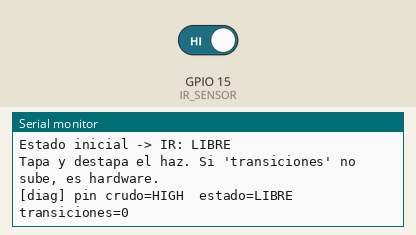
Bench run of a program on a simulated ESP32. Shown: the last lines printed to the serial monitor. Inputs (shaded band) come from the test bench; at power-on: GPIO 15 (IR_SENSOR) HIGH.

Above: at 1.5 s.
1.6 s: GPIO 15 (IR_SENSOR) driven LOW
At 3.1 s:
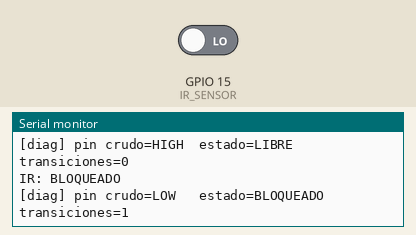
3.8 s: GPIO 15 (IR_SENSOR) driven HIGH
At 4.13 s:
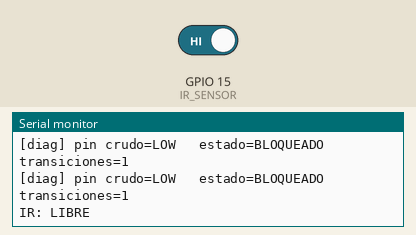
5.3 s: GPIO 15 (IR_SENSOR) driven LOW
At 6.1 s:
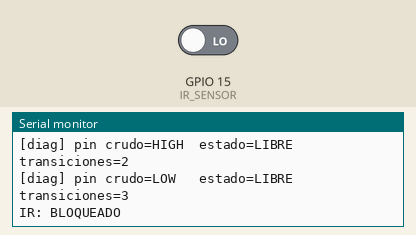

Measured:
- after the input at 1.6 s, the serial monitor: prints a new line at once (image 1)
- after the input at 3.8 s, the serial monitor: prints a new line at once (image 2)
- after the input at 5.3 s, the serial monitor: prints a new line at once (image 3)

The program:

main.cpp
```cpp
// CAMEL RACE - Fase A aislada: SOLO deteccion de barrera IR
//
// El motor queda desactivado a proposito (ENABLE_MOTOR 0) para que esta prueba
// tenga una unica variable: si el receptor IR cambia de estado o no.
//
// Comportamiento:
//   - Serial 115200.
//   - Informa de cada cambio estable de estado de la barrera.
//   - Cada segundo emite una linea de latido con la lectura CRUDA del pin y el
//     numero de transiciones acumuladas. Si ese contador nunca sube, el
//     problema es de hardware (alineacion, polaridad, resistencia, GND), no de
//     software.
//
// Para volver a habilitar el motor: poner ENABLE_MOTOR a 1.

#include <Arduino.h>

#define ENABLE_MOTOR 0

// Modo de diagnostico del receptor:
//   1 = digital con pull-up interno  (el modo normal de la prueba)
//   2 = analogico crudo, 0..4095     (requiere pull-up EXTERNO, ver abajo)
#define IR_DIAG_MODE 1

// ---------------------------------------------------------------------------
// Cableado (ver CLAUDE.md - no cambiar sin indicarlo expresamente)
// ---------------------------------------------------------------------------
constexpr int IR_SENSOR = 15;    // Señal del fototransistor receptor

#if ENABLE_MOTOR
constexpr int MOTOR_PIN_1 = 23;  // IN1 - naranja
constexpr int MOTOR_PIN_2 = 22;  // IN2 - amarillo
constexpr int MOTOR_PIN_3 = 21;  // IN3 - verde
constexpr int MOTOR_PIN_4 = 19;  // IN4 - azul
#endif

// Nivel logico que corresponde a "haz cortado".
// Si en la prueba fisica la logica sale invertida, cambiar a HIGH.
constexpr int IR_BLOCKED_LEVEL = LOW;

// ---------------------------------------------------------------------------
// Parametros de la prueba
// ---------------------------------------------------------------------------
constexpr unsigned long DEBOUNCE_MS = 30;     // filtro antirrebote
constexpr unsigned long HEARTBEAT_MS = 1000;  // periodo del latido de diagnostico

#if ENABLE_MOTOR
constexpr int TEST_STEPS = 256;               // half-steps por evento
constexpr unsigned long STEP_DELAY_US = 1500; // velocidad conservadora

// Secuencia half-step estandar de 8 estados del 28BYJ-48
constexpr uint8_t HALF_STEP_SEQUENCE[8][4] = {
    {1, 0, 0, 0},
    {1, 1, 0, 0},
    {0, 1, 0, 0},
    {0, 1, 1, 0},
    {0, 0, 1, 0},
    {0, 0, 1, 1},
    {0, 0, 0, 1},
    {1, 0, 0, 1},
};
#endif

// ---------------------------------------------------------------------------
// Estado
// ---------------------------------------------------------------------------
bool beamBlocked = false;           // estado estable actual (ya filtrado)
int lastRawLevel = HIGH;            // ultima lectura cruda del pin
unsigned long lastRawChangeMs = 0;  // instante de ese ultimo cambio crudo
unsigned long rawTransitions = 0;   // cuantas veces ha cambiado la lectura cruda
unsigned long lastHeartbeatMs = 0;

#if ENABLE_MOTOR
// ---------------------------------------------------------------------------
// Motor (desactivado en esta fase)
// ---------------------------------------------------------------------------
void motorStep(int stepIndex) {
  const uint8_t *s = HALF_STEP_SEQUENCE[stepIndex & 0x07];
  digitalWrite(MOTOR_PIN_1, s[0] ? HIGH : LOW);
  digitalWrite(MOTOR_PIN_2, s[1] ? HIGH : LOW);
  digitalWrite(MOTOR_PIN_3, s[2] ? HIGH : LOW);
  digitalWrite(MOTOR_PIN_4, s[3] ? HIGH : LOW);
}

void releaseMotor() {
  digitalWrite(MOTOR_PIN_1, LOW);
  digitalWrite(MOTOR_PIN_2, LOW);
  digitalWrite(MOTOR_PIN_3, LOW);
  digitalWrite(MOTOR_PIN_4, LOW);
}

// Movimiento bloqueante: aceptable para este test.
void moveMotor(int steps) {
  for (int i = 0; i < steps; i++) {
    motorStep(i);
    delayMicroseconds(STEP_DELAY_US);
  }
  releaseMotor();
}
#endif  // ENABLE_MOTOR

// ---------------------------------------------------------------------------
// Sensor IR
// ---------------------------------------------------------------------------
bool isBeamBlocked() {
  return digitalRead(IR_SENSOR) == IR_BLOCKED_LEVEL;
}

// Devuelve true solo cuando se confirma un cambio de estado estable.
bool updateBeamState() {
  int raw = digitalRead(IR_SENSOR);

  if (raw != lastRawLevel) {
    lastRawLevel = raw;
    lastRawChangeMs = millis();
    rawTransitions++;
    return false;
  }

  if (millis() - lastRawChangeMs < DEBOUNCE_MS) {
    return false;
  }

  bool stable = (raw == IR_BLOCKED_LEVEL);
  if (stable != beamBlocked) {
    beamBlocked = stable;
    return true;
  }
  return false;
}

// Latido de diagnostico: lo que de verdad nos dice si el pin esta vivo.
void printHeartbeat() {
#if IR_DIAG_MODE == 2
  int value = analogRead(IR_SENSOR);
  Serial.print("[diag] analogico=");
  Serial.print(value);
  Serial.print(" / 4095   (haz libre y haz cortado deben dar valores distintos)");
  Serial.println();
#else
  Serial.print("[diag] pin crudo=");
  Serial.print(lastRawLevel == HIGH ? "HIGH" : "LOW ");
  Serial.print("  estado=");
  Serial.print(beamBlocked ? "BLOQUEADO" : "LIBRE    ");
  Serial.print("  transiciones=");
  Serial.println(rawTransitions);
#endif
}

// ---------------------------------------------------------------------------
// Arduino
// ---------------------------------------------------------------------------
void setup() {
  Serial.begin(115200);
  delay(300);

#if ENABLE_MOTOR
  pinMode(MOTOR_PIN_1, OUTPUT);
  pinMode(MOTOR_PIN_2, OUTPUT);
  pinMode(MOTOR_PIN_3, OUTPUT);
  pinMode(MOTOR_PIN_4, OUTPUT);
  releaseMotor();  // el motor nunca debe moverse al arrancar
#endif

#if IR_DIAG_MODE == 2
  // analogRead() desactiva el pull-up interno: hace falta uno externo.
  pinMode(IR_SENSOR, INPUT);
#else
  pinMode(IR_SENSOR, INPUT_PULLUP);
#endif

  Serial.println();
  Serial.println("CAMEL RACE - TEST BARRERA IR (motor desactivado)");
  Serial.print("Pin del receptor: GPIO");
  Serial.println(IR_SENSOR);
  Serial.print("Modo de lectura: ");
#if IR_DIAG_MODE == 2
  Serial.println("ANALOGICO (requiere pull-up externo)");
#else
  Serial.println("DIGITAL con pull-up interno");
#endif
  Serial.print("Nivel considerado BLOQUEADO: ");
  Serial.println(IR_BLOCKED_LEVEL == LOW ? "LOW" : "HIGH");
  Serial.println("Sistema iniciado");

  // Estado inicial: se muestra pero NO se trata como evento.
  lastRawLevel = digitalRead(IR_SENSOR);
  lastRawChangeMs = millis();
  lastHeartbeatMs = millis();
  beamBlocked = (lastRawLevel == IR_BLOCKED_LEVEL);

  Serial.print("Estado inicial -> IR: ");
  Serial.println(beamBlocked ? "BLOQUEADO" : "LIBRE");
  Serial.println("Tapa y destapa el haz. Si 'transiciones' no sube, es hardware.");
}

void loop() {
  if (updateBeamState()) {
    Serial.println(beamBlocked ? "IR: BLOQUEADO" : "IR: LIBRE");

#if ENABLE_MOTOR
    if (beamBlocked) {
      Serial.print("Evento -> avance de ");
      Serial.print(TEST_STEPS);
      Serial.println(" half-steps");
      moveMotor(TEST_STEPS);
      Serial.println("Movimiento completado. Motor desenergizado.");

      // Tras el movimiento bloqueante, re-sincronizar el filtro para no
      // interpretar como cambio lo ocurrido mientras el motor giraba.
      lastRawLevel = digitalRead(IR_SENSOR);
      lastRawChangeMs = millis();
    }
#endif
  }

  if (millis() - lastHeartbeatMs >= HEARTBEAT_MS) {
    lastHeartbeatMs = millis();
    printHeartbeat();
  }

  delay(2);
}
```
